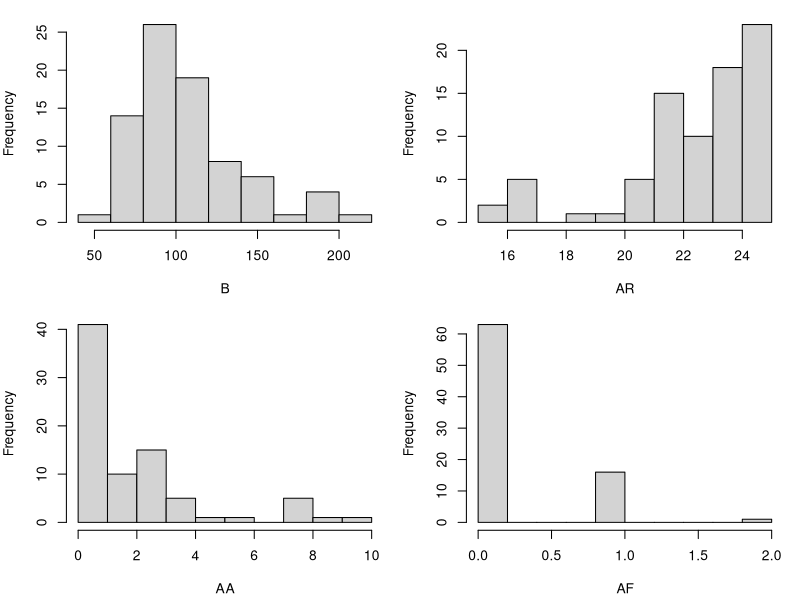
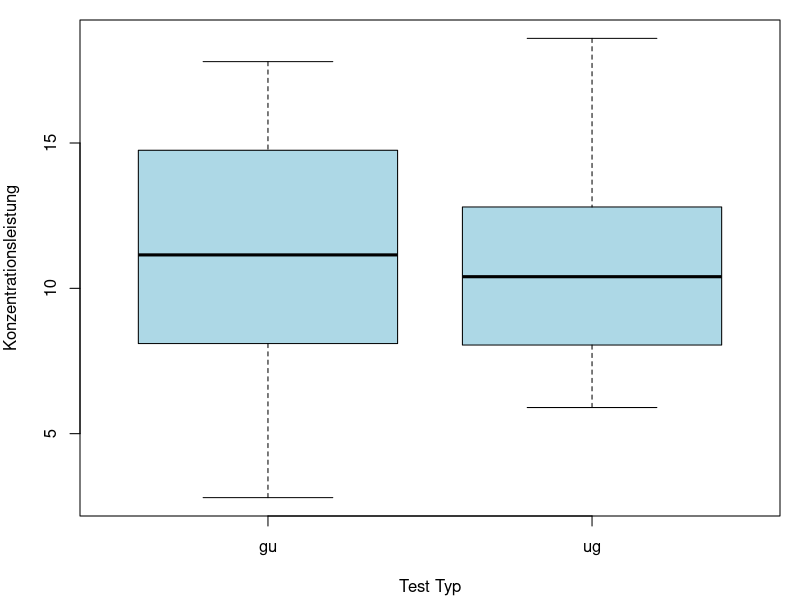
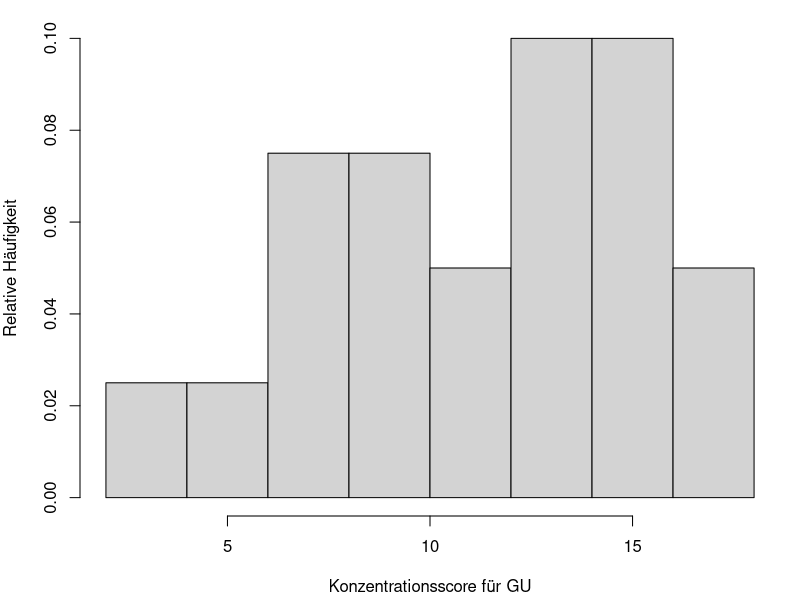
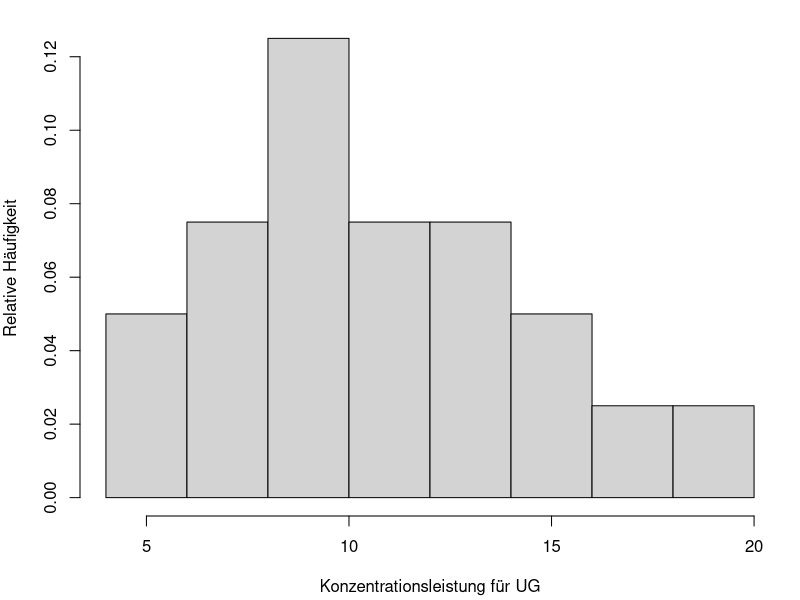
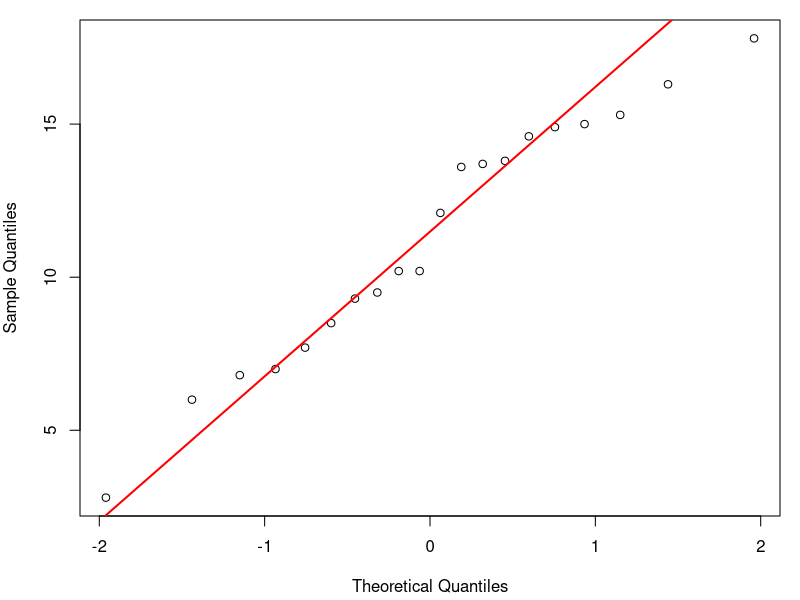
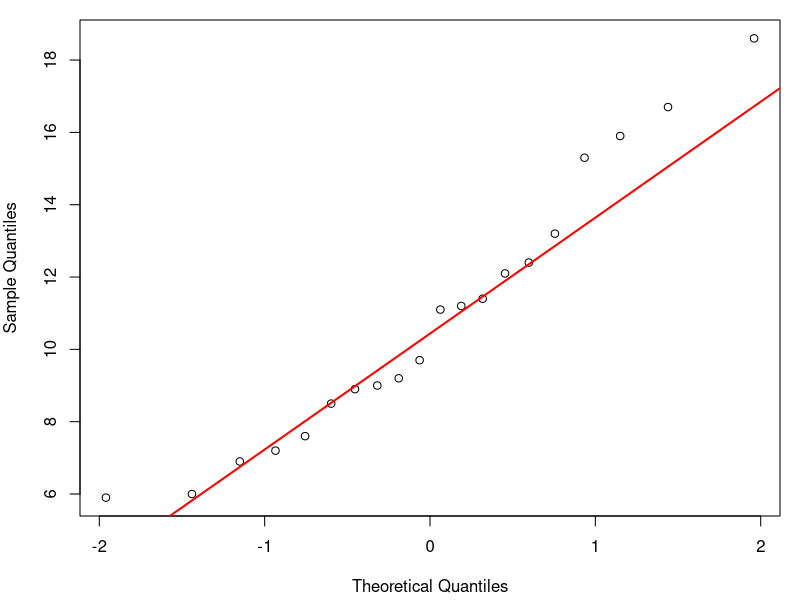
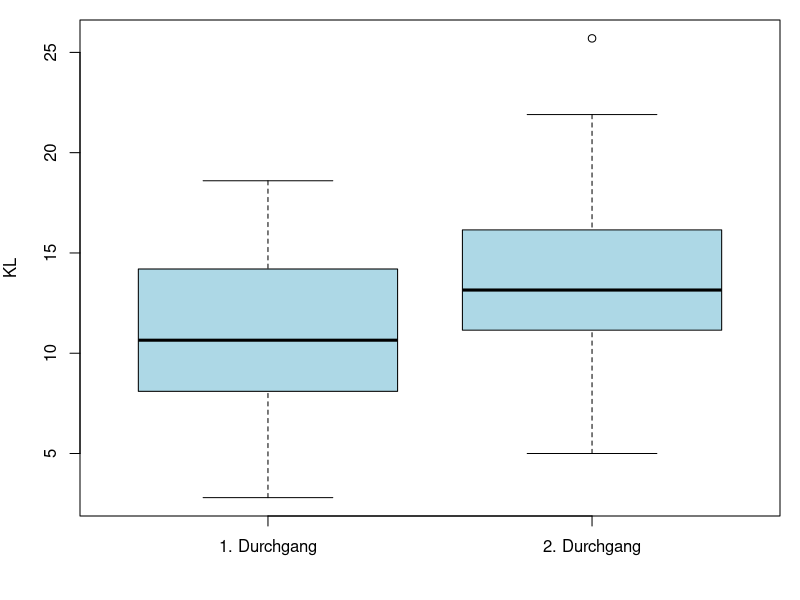
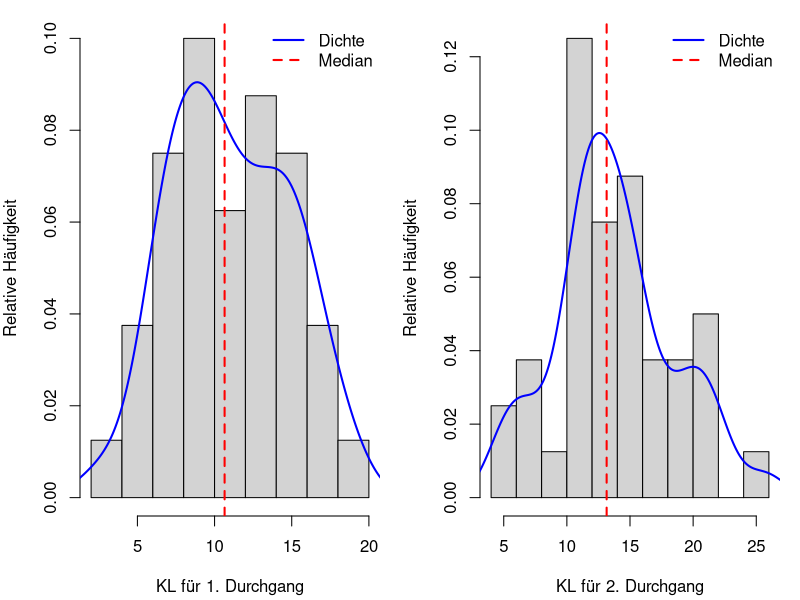

Generate these figures, in order, with R:
library(car)

df <- read.table("Konzentrationsdaten.txt", header=TRUE)
head(df)
dim(df)

# Überprüfung auf NA-Werte
sum(is.na(df)) # 0

# Entfernen der Zeile mit Extremwerten:
df <- df[df$id != "14",]

# Betrachtung der Verteilung der Daten
summary(df)

attach(df)

par(mar = c(4.2, 4, 1, 1), mfrow = c(2, 2)) 
hist(B, main = "") # Bearbeitungszeit
hist(AR, main = "") # Anzahl richtiger Zeichen
hist(AA, main = "") # Anzahl ausgelassener (richtiger) Zeichen
hist(AF, main = "") # Anzahl falscher Zeichen
par(mfrow = c(1, 1)) 

# Umwandlung der Variablen in Faktoren:
gruppe <- as.factor(gruppe) 
id <- as.factor(id)
durchgang <- as.factor(durchgang)
test_typ <- as.factor(test_typ)

detach(df)

# AUFGABE 1
# Zwei unverbundene Stichproben

df_durchgang1 <- subset(df, durchgang == 1)
durchgang1_gu_kl <- df_durchgang1[df_durchgang1$test_typ == "gu", ]$KL
durchgang1_ug_kl <- df_durchgang1[df_durchgang1$test_typ == "ug", ]$KL

# Vergleich der Konzentrationsleistung zwischen GU- und UG-Test im ersten Durchgang
boxplot(df_durchgang1$KL ~ df_durchgang1$test_typ, col = "lightblue",
        xlab = "Test Typ", ylab = "Konzentrationsleistung")

# Verteilung der Konzentrationsleistung für GU im ersten Durchgang
hist(durchgang1_gu_kl, xlab = "Konzentrationsscore für GU", 
     ylab = "Relative Häufigkeit", probability = TRUE, main = "")

# Verteilung der Konzentrationsleistung für UG im ersten Durchgang
hist(durchgang1_ug_kl, xlab = "Konzentrationsleistung für UG", 
     ylab = "Relative Häufigkeit", probability = TRUE, main = "")

# Rechne Kolmogorov-Smirnov-Test auf Normalverteilung
# GU Test:
mu <- mean(durchgang1_gu_kl) # 11.255
sigma2 <- var(durchgang1_gu_kl) # 16.22261
ks.test(durchgang1_gu_kl, y="pnorm", mean=mu, sd=sqrt(sigma2))
# p-value = 0.6115

# UG Test:
mu <- mean(durchgang1_ug_kl) # 10.84
sigma2 <- var(durchgang1_ug_kl) # 13.36147
ks.test(durchgang1_ug_kl, y="pnorm", mean=mu, sd=sqrt(sigma2))
# p-value = 0.8863

# Wir verwerfen die H0 bei beiden Testen nicht, dass die Daten aus einer 
# N(mu, sqrt(sigma2))-Verteilung stammen -> nichts spricht dagegen, 
# dass die Daten normalverteilt sind

# Zusätzlich erstellen wir das QQ-Plot, um visuell die NV-Annahme zu überprüfen:
# QQ-Plot zur Überprüfung der Normalverteilung der Konzentrationsleistung (KL) (GU-Test)
qqnorm(durchgang1_gu_kl, main = "")
qqline(durchgang1_gu_kl, col = "red", lwd = 2)

# QQ-Plot zur Überprüfung der Normalverteilung der Konzentrationsleistung (KL) (UG-Test)
qqnorm(durchgang1_ug_kl, main = "")
qqline(durchgang1_ug_kl, col = "red", lwd = 2)
# Die Q-Q Plots zeigen, dass die Daten für beide Testgruppen (GU und UG) 
# annähernd normalverteilt sind. Die Anzahl an Beobachtungen ist aber niedrig. 

# Zusätzlich: Shapiro-Wilk-Normalitätstest verwirft die H0 auch nicht:
shapiro.test(durchgang1_gu_kl) # p-value = 0.5617
shapiro.test(durchgang1_ug_kl) # p-value = 0.3286

# Verwenden wir den t-Test zur Überprüfung der Unterschiede 
# in Konzentrationsscores zwischen GU und UG Test:
t.test(durchgang1_gu_kl, durchgang1_ug_kl)
# oder alternativ: t.test(KL ~ gruppe, data = df_durchgang1)
# p-value = 0.7348 => die Unterschiede sind nicht signifikant!


# AUFGABE 2
# Zwei verbundene Stichproben

# a) Verbesserung des Konzentrationsscores durch Wiederholungseffekt
durchgang1_kl <- df[df$durchgang == "1", ]$KL
durchgang2_kl <- df[df$durchgang == "2", ]$KL

# Verbesserung des Konzentrationsscores durch Wiederholungseffekt
boxplot(durchgang1_kl,
        durchgang2_kl,
        names = c("1. Durchgang", "2. Durchgang"),
        ylab = "KL",
        xlab = "", horizontal = FALSE, col = "lightblue")

par(mfrow = c(1, 2)) 
# Verteilung des Konzentrationsscores im 1. Durchgang
hist(durchgang1_kl, xlab = "KL für 1. Durchgang", 
     ylab = "Relative Häufigkeit", probability = TRUE, main = "")
lines(density(durchgang1_kl), col = "blue", lwd = 2)
abline(v = median(durchgang1_kl), col = "red", lwd = 2, lty = 2)
legend("topright", legend = c("Dichte", "Median"), 
       col = c("blue", "red"), lwd = 2, lty = c(1, 2), bty = "n")

# Verteilung des Konzentrationsscores im 2. Durchgang
hist(durchgang2_kl, xlab = "KL für 2. Durchgang", 
     ylab = "Relative Häufigkeit", probability = TRUE, main = "", breaks = 9)
lines(density(durchgang2_kl), col = "blue", lwd = 2)
abline(v = median(durchgang2_kl), col = "red", lwd = 2, lty = 2)
legend("topright", legend = c("Dichte", "Median"), 
       col = c("blue", "red"), lwd = 2, lty = c(1, 2), bty = "n")
par(mfrow = c(1, 1)) 

differences <- durchgang2_kl - durchgang1_kl

mu <- mean(differences) # 2.7125
sigma2 <- var(differences) # 10.26369

ks.test(differences, y="pnorm", mean=mu, sd=sqrt(sigma2)) 
# p-value = 0.676 => wir können die H0 beibehalten

# Zusätlich:
shapiro.test(differences) # p-value = 0.1214 => H0 wird beibehalten

# QQ-Plot der Differenzen im Konzentrationsscore
qqnorm(differences, main="")
qqline(differences, col = "red", lwd = 2)
# Differenzen sind normalverteilt => wir können t-test verwenden

# t.test(zweiter_durchgang_kl, erster_durchgang_kl, paired = TRUE, alternative = "greater")
t.test(differences, alternative = "greater")
# p-value = 2.033e-06, wir lehnen H0 ab => entscheiden für H1 (2. Durchgang > 1. Durchgang)
# => die Konzentrationsscore verbessert sich durch einen Wiederholungseffekt

# b) Verbesserung der Bearbeitungszeit durch Wiederholungseffekt
durchgang1_zeit <- df[df$durchgang == "1", ]$B
durchgang2_zeit <- df[df$durchgang == "2", ]$B

# Verbesserung des Bearbeitungszeit durch Wiederholungseffekt
boxplot(durchgang1_zeit,
        durchgang2_zeit,
        names = c("1. Durchgang", "2. Durchgang"),
        ylab = "Bearbeitungzeit",
        xlab = "", horizontal = FALSE, col = "lightblue")

par(mfrow = c(1, 2)) 
# Verteilung des Bearbeitungszeit im 1. Durchgang
hist(durchgang1_zeit, xlab = "Bearbeitungszeit für 1. Durchgang", 
     ylab = "Relative Häufigkeit", probability = TRUE, 
     main = "")
lines(density(durchgang1_zeit), col = "blue", lwd = 2)
abline(v = median(durchgang1_zeit), col = "red", lwd = 2, lty = 2)
legend("topright", legend = c("Dichte", "Median"), 
       col = c("blue", "red"), lwd = 2, lty = c(1, 2), bty = "n")

# Verteilung des Bearbeitungszeit im 2. Durchgang
hist(durchgang2_zeit, xlab = "Bearbeitungszeit für 2. Durchgang", 
     ylab = "Relative Häufigkeit", probability = TRUE, 
     main = "")
lines(density(durchgang2_zeit), col = "blue", lwd = 2)
abline(v = median(durchgang2_zeit), col = "red", lwd = 2, lty = 2)
legend("topright", legend = c("Dichte", "Median"), 
       col = c("blue", "red"), lwd = 2, lty = c(1, 2), bty = "n")
par(mfrow = c(1, 1)) 

differences <- durchgang2_zeit - durchgang1_zeit

mu <- mean(differences) # -16.8175
sigma2 <- var(differences) # 635.8917

ks.test(differences, y="pnorm", mean=mu, sd=sqrt(sigma2))
# p-value = 0.4376 => wir lehnen H0 nicht ab

# Zusätlich:
shapiro.test(differences) # p-value = 0.1187=> H0 wird beibehalten

# QQ-Plot der Differenzen im Bearbeitungszeit
qqnorm(differences, main="")
qqline(differences, col = "red", lwd = 2)
# Differenzen sind normalverteilt => wir können t-test verwenden

# t.test(durchgang2_zeit, durchgang1_zeit, paired = TRUE, alternative = "less")
t.test(differences, alternative = "less")
# p-value = 7.098e-05 => wie lehnen H0 ab => die Bearbeitungszeit hat sich verbessert 


# AUFGABE 3
# Ist eine potentielle Verbesserung des Konzentrationsscores durch Wiederholung 
# größer, wenn exakt der gleiche Test wiederholt wird (Gruppe 1) im Vergleich 
# dazu, dass von UG auf GU gewechselt wird (Gruppe 2)?

# Gruppe 1:
gruppe1_durchgang1_kl <- df[df$gruppe == "1" & df$durchgang == "1", ]$KL
gruppe1_durchgang2_kl <- df[df$gruppe == "1" & df$durchgang == "2", ]$KL

differences1 <- gruppe1_durchgang2_kl - gruppe1_durchgang1_kl

mu <- mean(differences1) # 2.31
sigma2 <- var(differences1) # 9.942

ks.test(differences1, y="pnorm", mean=mu, sd=sqrt(sigma2))
# p-value = 0.9548 => wir lehnen H0 nicht ab

# Zusätlich:
shapiro.test(differences1) # p-value = 0.2586 => H0 wird beibehalten

# QQ-Plot der Differenzen in Konzentrationsscores für die 1. Gruppe
qqnorm(differences1, main="")
qqline(differences1, col = "red", lwd = 2)
# Differenzen sind normalverteilt => wir können t-test verwenden

t.test(gruppe1_durchgang2_kl, gruppe1_durchgang1_kl, paired = TRUE, alternative = "greater")
t.test(differences1, alternative = "greater")
# p-value = 0.001986 => die Differenzen sind signifikant, KL verbessert sich

# Gruppe 2:
gruppe2_durchgang1_kl <- df[df$gruppe == "2" & df$durchgang == "1", ]$KL
gruppe2_durchgang2_kl <- df[df$gruppe == "2" & df$durchgang == "2", ]$KL

differences2 <- gruppe2_durchgang2_kl - gruppe2_durchgang1_kl

mu <- mean(differences2) # 3.115
sigma2 <- var(differences2) # 10.7845

ks.test(differences2, y="pnorm", mean=mu, sd=sqrt(sigma2))
# p-value = 0.9467 => wir lehnen H0 nicht ab

# Zusätlich:
shapiro.test(differences2) # p-value = 0.6598 => H0 wird beibehalten

# QQ-Plot der Differenzen in Konzentrationsscores für die 2. Gruppe
qqnorm(differences2, main="")
qqline(differences2, col = "red", lwd = 2)
# Differenzen sind normalverteilt => wir können t-test verwenden

t.test(gruppe2_durchgang2_kl, gruppe2_durchgang1_kl, paired = TRUE, alternative = "greater")
t.test(differences2, alternative = "greater")
# p-value = 0.0002205 => die Differenzen sind signifikant, KL verbessert sich

t.test(differences1, differences2, alternative = "greater")
# p-value = 0.783
# Ja, die Verbesserung des Konzentrationsscores ist größer, wenn derselbe Test 
# wiederholt wird (Gruppe 1) im Vergleich zum Wechsel von UG zu GU (Gruppe 2)
